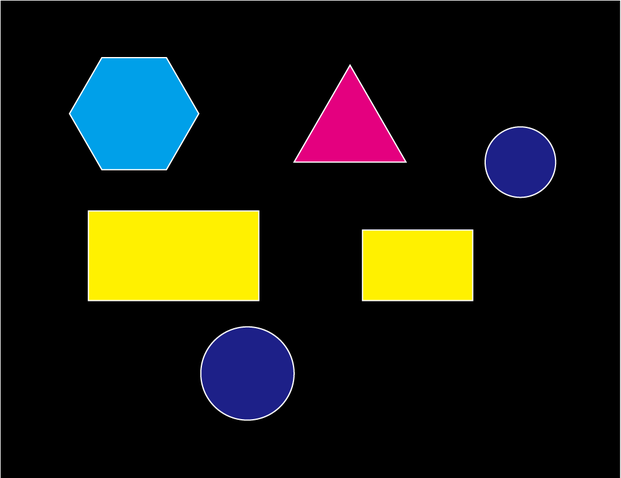
#> input picture data/figures.png, 621 x 478 px, shrunk from 1024 x 788 before the run
$ jupyter execute --allow-errors figure-detection.ipynb   (older library calls are emulated)
#> lines starting #> are read from the running program, lines starting #| are printed output that depends on the picture; after the words box and inside, x2 and y2 are one past the last pixel; in counts of white or black regions, pixels touching at a corner belong together
(sec:figure-detection)=

# 図形の検出

OpenCV を用いて画像中から図形を検出してみよう。図形の検出は、画像からのエッジの情報を取り出す処理と、エッジ情報を元に境界線を認識する処理、境界線から図形の形状を分類する処理の三つに分けられる。

さらに、実写真から図形を取り出す場合には、いわゆるパースを考慮した図形の検出が必要になる。

## 単純図形の検出

まず手始めに、以下の単純な図形が描かれた画像を題材として、図形の検出方法を見てみる。

```{image} ../../data/figures.png
:align: center
:width: 80%
```

### エッジの検出

[「OpenCV の基本」](edge-detection)で、紹介したように、画像からエッジの情報を得るアルゴリズムには**Sobel フィルタ**や**Canny フィルタ**がある。

これらのフィルタを画像に適用した後、候補となる画素の中で勾配が一定以上となる場所を閾値処理により取り出す二値化処理を施すことで、最終的なエッジが得られる。

以下が OpenCV で Sobel フィルタと Canny 法によりエッジ画像を得るプログラムと、その結果である。なお、Canny フィルタは直接、二値画像を出力するため、二値化の処理は Sobel フィルタの結果だけに適用している。

[cell 1]
import cv2
import numpy as np

# 画像の読み込み
image = cv2.imread("../../data/figures.png", cv2.IMREAD_COLOR)
#> image is the input picture: shape (478, 621, 3); mean B, G, R 18.6, 28.4, 27.6
image = cv2.cvtColor(image, cv2.COLOR_BGR2RGB)

# 画像をグレースケールにする
gray = cv2.cvtColor(image, cv2.COLOR_RGB2GRAY)

# Sobelフィルタ
dx = cv2.Sobel(gray, cv2.CV_8U, 1, 0)
dy = cv2.Sobel(gray, cv2.CV_8U, 0, 1)
sobel = np.sqrt(dx * dx + dy * dy)
sobel = (sobel - sobel.min()) / (sobel.max() - sobel.min())
sobel = (sobel * 255.0).astype("uint8")
_, sobel = cv2.threshold(sobel, 10, 255, cv2.THRESH_BINARY)
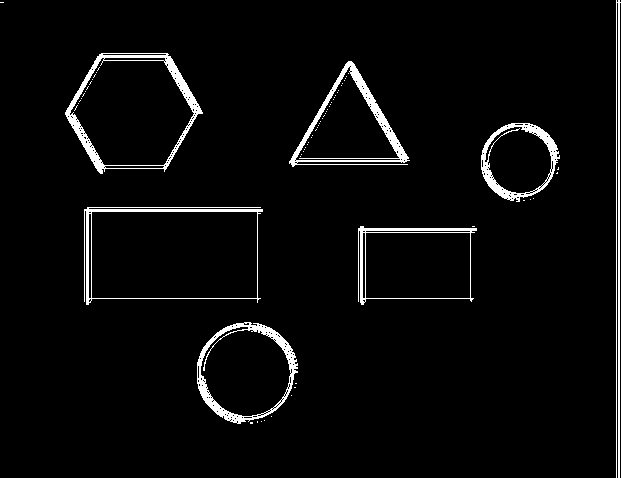
#> sobel: shape (478, 621); 3.8% white; 67 white regions (60 under 20 px), largest, box (x1, y1, x2, y2) and area: (65, 53, 203, 174) 2101, (289, 61, 410, 167) 1890, (197, 322, 298, 424) 1773

# Canny法
canny = cv2.Canny(gray, 100, 200)
#> canny: shape (478, 621); 1.6% white in thin lines or dots

なお、上記のプログラム中の `cv2.threshold`は 8 ビット符号なし整数(0 から 255 の値)で画素が表わされているグレースケール画像に対して、閾値による二値化処理を行う関数である。上記の例では、グレースケール画像 `sobel`に対して、画素値が 10 以上であれば白とみなす、という処理を行っている。

[cell 2]
import matplotlib.pyplot as plt

fig = plt.figure(figsize=(15, 5))
ax = fig.add_subplot(131)
ax.imshow(image)
ax.axis("off")

ax = fig.add_subplot(132)
ax.imshow(sobel, cmap="gray")
ax.axis("off")

ax = fig.add_subplot(133)
ax.imshow(canny, cmap="gray")
ax.axis("off")

plt.tight_layout()
plt.show()

### エッジの統合

結果を見てみると、上記の入力画像は**図形の輪郭線が幅を持つため、エッジが二重線で検出されている**ことが分かる。もちろん、これで間違いとは言えないが、エッジが内側の線と外側の線の間で曖昧に検出されており、この後の輪郭線検出に影響を及ぼす可能性がある。この問題は自然画像を入力とする場合には、より顕著となる。

そこで、輪郭線を抽出する前に、モルフォロジー演算によりエッジの統合を行っておく。モルフォロジー演算は一般的には二値画像を入力として、白色の領域を広げたり狭めたりする操作である(モルフォロジー演算の数学的な意味とは解釈が異なるので注意)。今回は白色領域を広げる処理である dilation と白色領域を狭める処理である erosion を連続して施すことでエッジの統合を行う。

モルフォロジー演算は構造要素と呼ばれる小さな画像のようなものを入力の二値画像にしたがって繰り返す操作に対応する。したがって、OpenCV(や MATLAB などの他のライブラリ)では、モルフォロジー演算の関数は二値画像と構造要素を引数にとる。OpenCV を用いる場合には、dilation と erosion はそれぞれ以下のようなコードで実現される。

[cell 3]
binary = sobel.copy()
res_dilate = cv2.dilate(binary, np.ones((5, 5), dtype=binary.dtype))
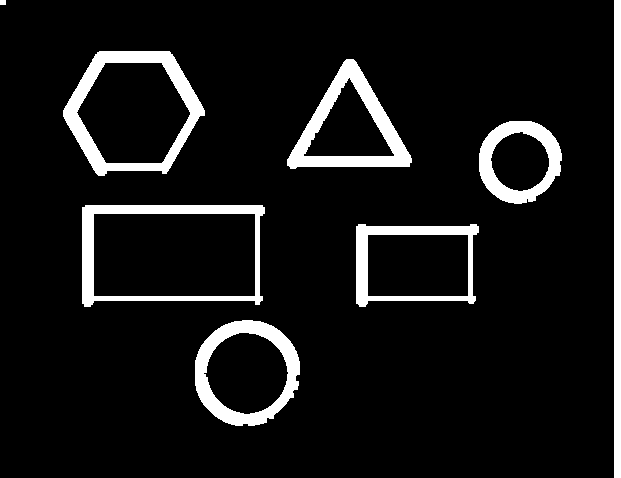
#> res_dilate: shape (478, 621); 8.6% white; 8 white regions, largest, box (x1, y1, x2, y2) and area: (63, 51, 205, 176) 4600, (287, 59, 412, 169) 4150, (82, 205, 265, 307) 4021
res_erode = cv2.erode(binary, np.ones((5, 5), dtype=binary.dtype))
#> res_erode: shape (478, 621); 0.13% white in thin lines or dots, all inside (x1, y1, x2, y2) = (71, 60, 555, 414)

[cell 4]
fig = plt.figure(figsize=(8, 4))
ax = fig.add_subplot(121)
ax.imshow(res_dilate, cmap="gray")
ax.set_title("Dilation")
ax = fig.add_subplot(122)
ax.imshow(res_erode, cmap="gray")
ax.set_title("Erosion")
plt.tight_layout()
plt.show()

エッジを統合する場合、エッジが白色の領域に検出されているとすると、**先に dilation、次に erosion の順序で処理を施す**。dilation により二重のエッジのそれぞれが太くなり、重なることで、太い 1 本のエッジとなる。その後、erosion をかけることで、そのエッジが細くなり、1 本の細いエッジとなる。

[cell 5]
res = sobel.copy()
res = cv2.dilate(res, np.ones((5, 5), dtype=binary.dtype))
res = cv2.erode(res, np.ones((5, 5), dtype=binary.dtype))
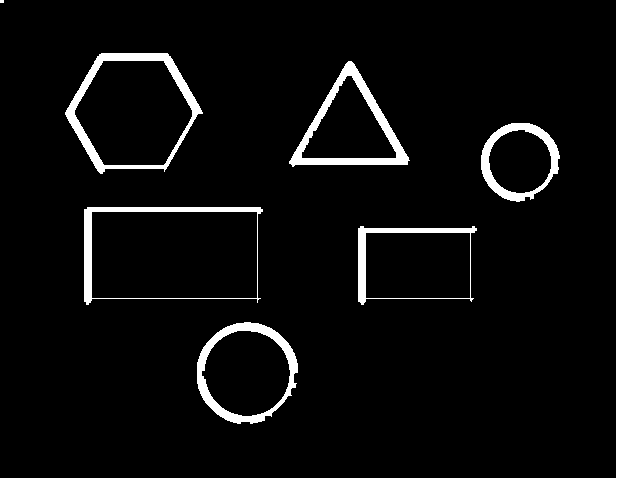
#> res: shape (478, 621); 5% white; 8 white regions (1 under 20 px)

[cell 6]
plt.imshow(res, cmap="gray")
plt.show()

上記の結果の通り、dilation と erosion を組み合わせることで二本の細いエッジが一本のエッジに統合されていることが分かる。

なお dilation の後に erosion をする操作を特に**closing**と呼び、反対に erosion の後に dilation をする操作を**opening**と呼ぶ。白色の輪郭線を統合する処理は**closing**に対応しており、以下のコードでも同じことができる。

[cell 7]
binary = sobel.copy()
res_close = cv2.morphologyEx(binary, cv2.MORPH_CLOSE, np.ones((5, 5), dtype=binary.dtype))

[cell 8]
plt.imshow(res_close, cmap="gray")
plt.show()

### 輪郭線の検出

ここまでに検出したエッジの情報を使って輪郭線を抽出する。輪郭線の抽出には OpenCV の `findContours`という関数を用いる。この関数には 1985 年に Suzuki さんと Abe さんという日本人が提案したアルゴリズムが実装されている{cite}`suzuki1985topological`。

このアルゴリズムは二値画像(1 がエッジで 0 が背景の色とする)を**ラスタスキャン** (最初の列を左から右に見ていき、右端に到達したら、左から右に見ていく、以後繰り返し) していき、**1 が見つかったら、その画素から始まる輪郭線を追跡する**。

輪郭線の追跡は、**今見ている画素の周りを時計回りに見ていき、初めて 1 となる画素にスキャン位置を移動する、という操作を繰り返す**ことで行われる。端点に到達するか、元の位置の画素に戻ってきたら、再びラスタスキャン順に値が 1 の画素で、まだどの輪郭にも含まれていない画素を探し、以後、同様の処理を繰り返していく。

OpenCV の `findContours`は 3 つの引数を取り、第 1 引数が入力の二値画像、第 2 引数が検出される輪郭線の階層関係、第 3 引数が抽出する輪郭線をどのように近似表現するかを表す。代表的な使い方は以下の通り。

[cell 9]
contours, _ = cv2.findContours(
    res_close,
    cv2.RETR_EXTERNAL,
    cv2.CHAIN_APPROX_SIMPLE,
)
#> contours = 8 contours, 1 with area under 20; largest, box (x1, y1, x2, y2) and area: (84, 207, 263, 305) 15794, (65, 53, 203, 174) 11815, (358, 226, 477, 305) 7910, (197, 322, 298, 424) 7766, (289, 61, 410, 167) 6613, (481, 123, 560, 202) 4624, (616, 0, 621, 478) 1908

第 2 引数の`cv2.RETR_EXTERNAL`は二重丸のような階層的な輪郭線が現れたときに最も外側の閉曲線のみを抽出する。また第 3 引数の`cv2.CHAIN_APPROX_SIMPLE`は抽出される輪郭線が 0 度(=水平)、90 度(=垂直)、45 度, 135 度の向きに直線的につながるときに、それらを端点だけで近似することを表わす。

この他の使い方については公式のドキュメントを参考にしてほしい。

### 輪郭線の描画

上記の方法で検出された輪郭線は`findContours`と対になる`drawContours`で描画できる。この関数は以下の引数を取る。

- 第 1 引数: 描画先の画像
- 第 2 引数: `findContours`で検出された輪郭線
- 第 3 引数: 配列中の何番目の輪郭線を描画するか (-1 は全て描画する)
- 第 4 引数: 輪郭線を描画する色
- 第 5 引数: 輪郭線を描画する太さ
- 第 6 引数: 輪郭線の描画スタイル (`cv2.LINE_AA`はアンチエイリアシングを行う)

こちらも詳しい使い方は公式のドキュメントを参考にしてほしい。

実際に上記の方法で検出した輪郭線を描画してみたものが以下である。見ての通り、各図形の外側と画像自体の輪郭に輪郭線が検出されていることがわかる。

[cell 10]
cv2.drawContours(image, contours, -1, (255, 0, 0), 3, cv2.LINE_AA)
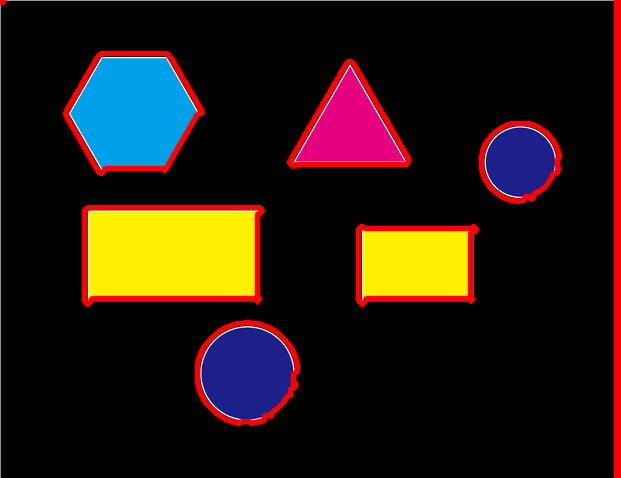
#> image: shape (478, 621, 3); mean R, G, B 38.4, 25.3, 16.8
plt.imshow(image)
plt.show()

### 輪郭線の分類

各輪郭線がどのような図形か(円か？多角形か？そうなら何角形か？)を判別するには、**輪郭線を多角形として近似して、その頂点の数を調べれば良い**。

`findContours` で検出された輪郭線 (`cv2.CHAIN_APPROX_SIMPLE`を使った場合)は特定の向きの直線のみを端点で近似している。そのため、現在検出されている多角形は、**必ずしも角の点だけで表されているわけではない**。実際、`contours[i]`の長さを見てみると、六角形なども直線が複数の点で表わされているために、6 個以上の頂点を含むことが分かる。

そこで、検出されている輪郭線を更に粗く角の点だけで近似することを考える。これには OpenCV の`cv2.approxPolyDP`という関数が使える。この関数の接尾語になっている DP は Douglas-Peucker の頭文字であり、内部では[Ramer-Douglas-Peucker 法](https://en.wikipedia.org/wiki/Ramer%E2%80%93Douglas%E2%80%93Peucker_algorithm)というアルゴリズムが使われている。

実際に`findContours`で検出した各輪郭線を`approxPolyDP`を用いて近似してみる。

[cell 11]
for i, cnt in enumerate(contours):
    # 輪郭線の長さを計算
    arclen = cv2.arcLength(cnt, True)
    # 輪郭線の近似
    approx = cv2.approxPolyDP(cnt, 0.01 * arclen, True)
    # 何角形かを見てみる
    print("Figure #{:d} has {:2d} corners!".format(i + 1, len(approx)))
    # 輪郭線の描画
    cv2.drawContours(image, [approx], -1, (255, 0, 0), 3, cv2.LINE_AA)
#> this loop made 8 passes
#> arclen on passes 1 to 6: 346.3, 398.6, 557, 267.3, 378.5, 438
#> (printed output is left out)
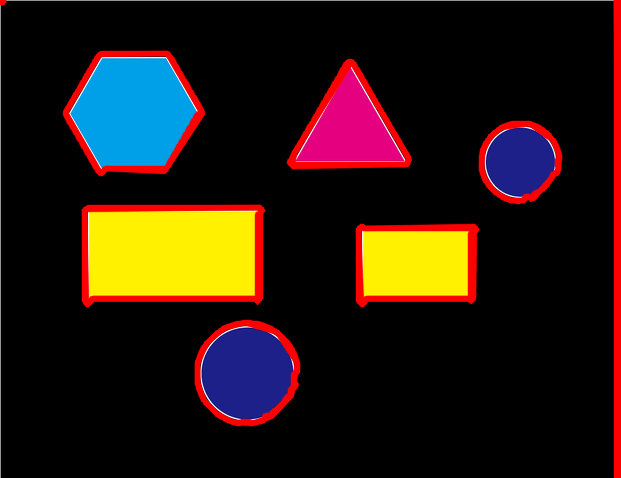
#> image: shape (478, 621, 3); 1.83% of pixels changed, all inside (x1, y1, x2, y2) = (0, 0, 614, 427)

上記のコードでは cv2.arcLength を使って曲線の長さを計算し、その長さの 100 分の 1 の精度を持つように輪郭線を近似している。この精度はあまり細かすぎると角が増え、粗過ぎても角が減ってしまうので、多少の調整が必要ではある。print で出力された内容を見てみると 6 や 4 といった角の数と思われる数字が得られていることが分かる。

```{admonition} Ramer-Douglas-Peucker法
:class: note

このアルゴリズムは、ある図形を適当な離散点(開曲線なら端点)を選んでその間を直線で結んだときに、最も離れている点を順次追加してポリライン(直線を結んで曲線を近似したもの)を更新していく。最も離れた点までの距離が一定以下になったら処理を終える。閉曲線の場合には、すべての候補となる点の中で最も離れた2点を見つけ、その二点を直線で結んで、二点の上部と下部を別々のポリラインで近似する (以下のアニメーションを参照)。
```

[cell 12]
from IPython import display
from matplotlib.animation import ArtistAnimation


def curve(x):
    y = x**3 - x
    return y


def dist_p2l(px, py, x0, x1, y0, y1):
    vx = x1 - x0
    vy = y1 - y0
    length = np.sqrt(vx**2 + vy**2)
    if length == 0.0:
        return np.sqrt((px - x0) ** 2 + (py - y0) ** 2)

    vx /= length
    vy /= length
    dot = vx * (px - x0) + vy * (py - y0)
    if dot < 0.0:
        return np.sqrt((px - x0) ** 2 + (py - y0) ** 2)

    if dot > length:
        return np.sqrt((px - x1) ** 2 + (py - y1) ** 2)

    x_proj = x0 + vx * dot
    y_proj = y0 + vy * dot
    return np.sqrt((x_proj - px) ** 2 + (y_proj - py) ** 2)


fig = plt.figure()
plt.gca().set_aspect("equal")
plt.xlim(-1.0, 1.0)
plt.ylim(-1.0, 1.0)

xs = np.linspace(-1.0, 1.0, 50, endpoint=True)
ys = curve(xs)

px = [xs[0], xs[-1]]
py = [ys[0], ys[-1]]

# Render frames
frames = []
num_frames = 9
for i in range(num_frames):
    # Draw the current frame
    # plt.clf()
    pts = plt.scatter(px, py, color="tab:red", zorder=2)
    lns = plt.plot(px, py, color="tab:blue", linestyle="--", zorder=1)
    frame = plt.plot(xs, ys, color="tab:blue", zorder=0)
    frames.append([pts] + lns + frame)

    # Find the point farthest from the current polyline
    ds = np.full_like(xs, np.inf)
    for x0, x1 in zip(px, px[1:]):
        for y0, y1 in zip(py, py[1:]):
            temp_ds = np.array([dist_p2l(x, y, x0, x1, y0, y1) for x, y in zip(xs, ys)])
            ds = np.minimum(ds, temp_ds)

    max_idx = np.argmax(ds)

    # Sort point coordinates
    px.append(xs[max_idx])
    py.append(ys[max_idx])
    idx = np.argsort(px)
    px = [px[i] for i in idx]
    py = [py[i] for i in idx]

# Convert animation to HTML+JS
ani = ArtistAnimation(fig, frames, interval=1000, blit=True)
#> (the rest of this cell did not finish here and is left out)

---

角の数が正しく得られていることが分かったら、頂点の数を数えて、図形の種類を判別する。ここでは、10 個以上の頂点を持つ場合は円であると見なす。

[cell 13]
n_gon = len(approx)
#> n_gon = 4
text = "unknown"
if n_gon > 10:
    text = "circle"
elif n_gon == 6:
    text = "hexagon"
elif n_gon == 5:
    text = "pentagon"
elif n_gon == 4:
    text = "rectangle"
elif n_gon == 3:
    text = "triangle"

この判別結果を画像中にテキストとして書き込む。OpenCV に用意された`putText`を用いる。以下のコードでは、`contours`に格納された輪郭線一つ一つについて、何角形かを判定して、その輪郭線と種類を表わすテキストを順に描画している。

[cell 14]
result = image.copy()
font = cv2.FONT_HERSHEY_SIMPLEX
#> font = 0

for cnt in contours:
    arclen = cv2.arcLength(cnt, True)
    approx = cv2.approxPolyDP(cnt, arclen * 1.0e-2, True)
    cv2.drawContours(result, [approx], -1, (255, 0, 0), 3)

    n_gon = len(approx)
    text = "unknown"
    if n_gon > 10:
        text = "circle"
    elif n_gon == 6:
        text = "hexagon"
    elif n_gon == 5:
        text = "pentagon"
    elif n_gon == 4:
        text = "rectangle"
    elif n_gon == 3:
        text = "triangle"

    position = np.asarray(approx).reshape((-1, 2)).max(axis=0).astype("int32")
    px, py = position
    cv2.putText(result, text, (px + 10, py + 10), font, 1.0, (255, 255, 255), 2, cv2.LINE_AA)
#> this loop made 8 passes
#> (arclen, approx, n_gon, text, px, py) on pass 8: (10, [[0, 0], [0, 2], [3, 2], [3, 0]], 4, 'rectangle', 3, 2)
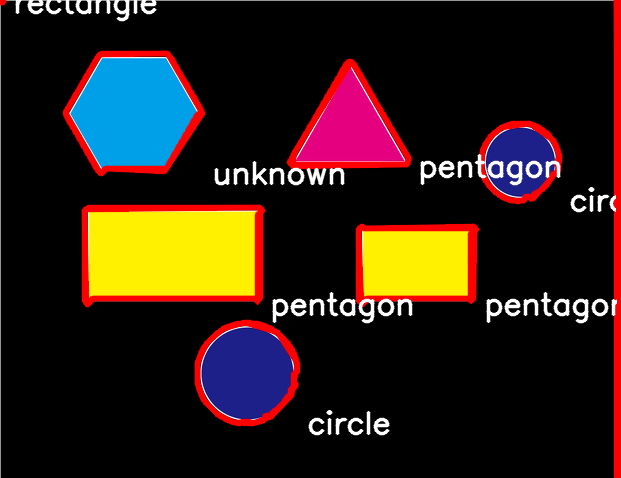
#> result: shape (478, 621, 3); 3.45% of pixels changed, all inside (x1, y1, x2, y2) = (4, 0, 617, 436)

[cell 15]
plt.imshow(result)
plt.axis("off")
plt.show()

::::{admonition} 問題
:class: question

Ramer-Douglas-Peucker のアルゴリズムでは、「開曲線」を線分の集合により近似する方法を紹介した。では、閉曲線に対して、同アルゴリズムを適用するにはどうすれば良いか。
::::

(ssec:figure-from-photo)=

## 実写真からの図形の検出

続いては、以下の駅の写真から看板を抜き出してみよう。

```{image} ../../data/inawashiro.jpg
:align: center
:width: 80%
```

単純図形の時と同じように輪郭線を抜き出そう。ただし、今回は自然画像であり、含まれる画像の色が様々なので少し工夫が必要になる。

### 画像の前処理

まず、エッジを抜き出す際には、細かな輝度の変化はそれほど重要ではなく、大きな輝度の変化が起こる場所だけが分かれば良い。自然画像には多くの場合、細かなノイズがのっているので、最初にぼかしフィルタをかけてノイズを減らしておく。

次に、看板が白いことに注目して、グレースケール画像を先に二値化してしまう。この際、自動で閾値を決める方法に「大津の二値化」と呼ばれる方法がある。大津の二値化は画像を輝度のヒストグラムとして表わしたときに、2 つに分けられたヒストグラムのそれぞれが持つ色の分散をできる限り小さくするように閾値を決める。

[cell 16]
image = cv2.imread("../../data/inawashiro.jpg", cv2.IMREAD_COLOR)
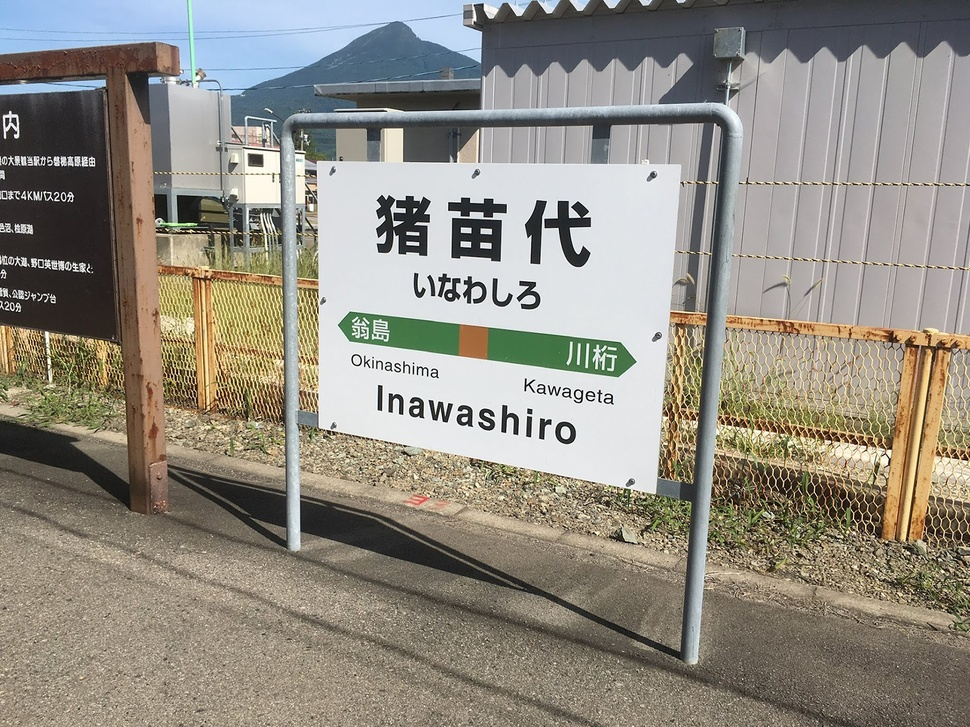
#> input picture data/inawashiro.jpg, 970 x 727 px, shrunk from 1600 x 1200 before the run
#> image is the input picture: shape (727, 970, 3); mean B, G, R 129.8, 140.2, 145.2
image = cv2.cvtColor(image, cv2.COLOR_BGR2RGB)
gray = cv2.cvtColor(image, cv2.COLOR_RGB2GRAY)
#> gray: shape (727, 970)

# ぼかし処理
gray = cv2.GaussianBlur(gray, None, 3.0)
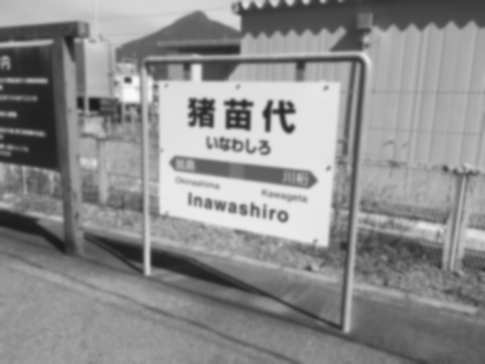
#> gray: shape (727, 970) (shown at 1/2 size); min 26, max 249, mean 140.5

# 大津の二値化
thr, binary = cv2.threshold(gray, 0, 255, cv2.THRESH_OTSU)
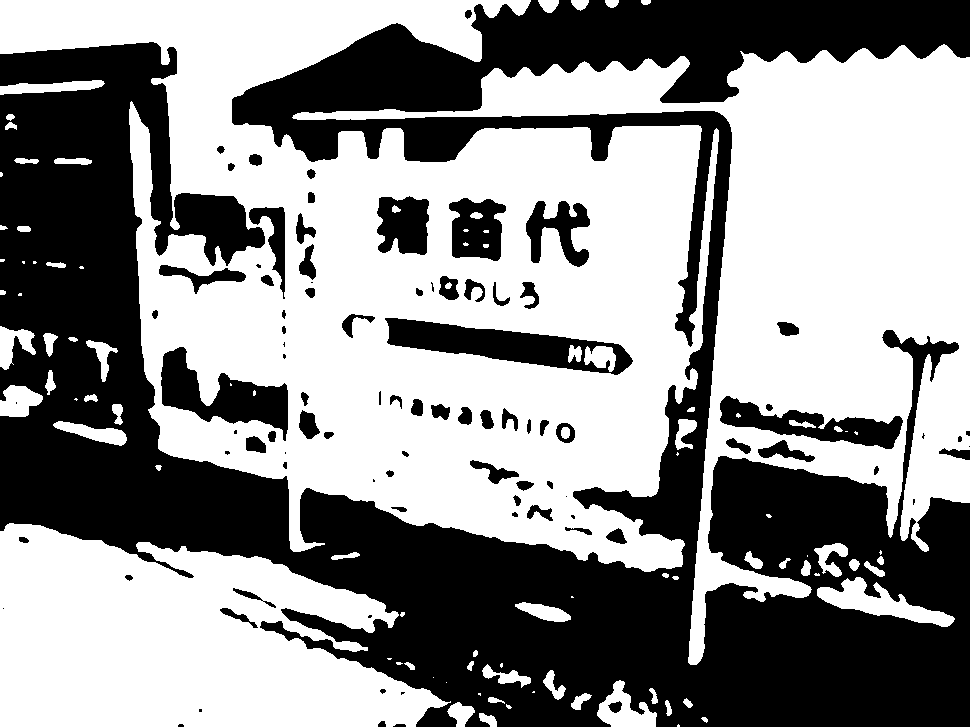
#> binary: shape (727, 970); 56.3% white; 91 black regions (21 under 20 px), largest, box (x1, y1, x2, y2) and area: (0, 0, 970, 727) 275841, (385, 318, 633, 375) 6231, (161, 347, 288, 441) 5089
#> thr = 135
#> (the rest of the program and of its run is left out)
